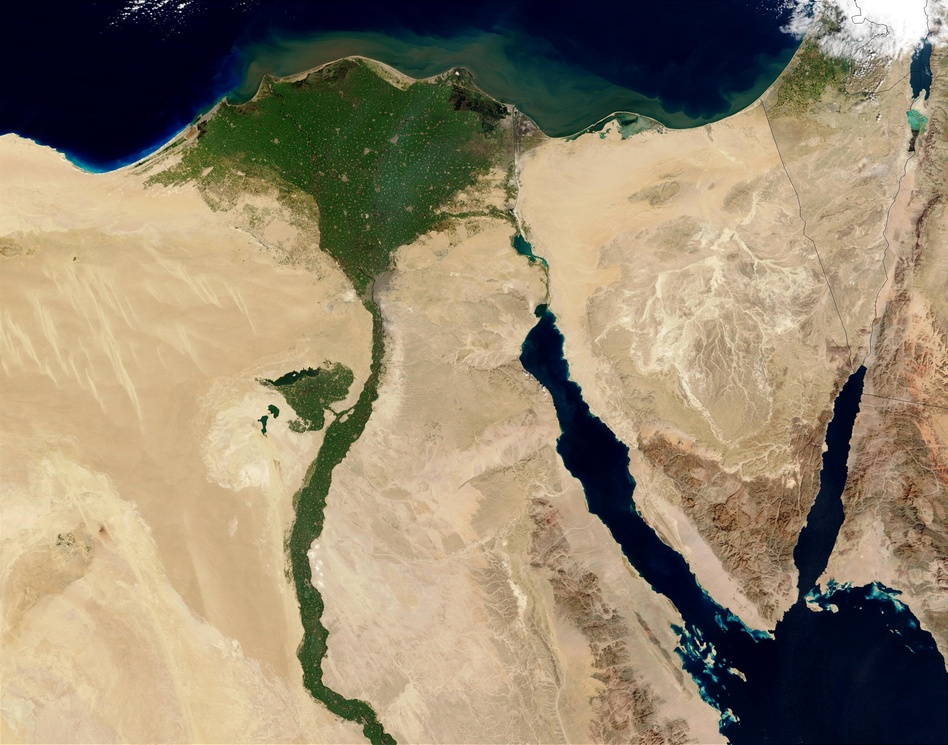
#> input picture legacy/images/Nil.jpg, 948 x 745 px, shrunk from 2800 x 2200 before the run; its folder holds only this picture in this run
$ python 'pencil sketch.py'
#> lines starting #> are read from the running program, lines starting #| are printed output that depends on the picture
# -*- coding: utf-8 -*-

# Программа, которая превращает любое изображение в карандашный набросок
"""
Статья: https://www.freecodecamp.org/news/sketchify-turn-any-image-into-a-pencil-sketch-with-10-lines-of-code-cf67fa4f68ce/
"""

import os
import cv2
import numpy as np
import imageio
import scipy.ndimage
import matplotlib.pyplot as plt


def view_image(image, title):
    """Функция вывода изображения"""
    cv2.namedWindow(title, cv2.WINDOW_NORMAL)
    cv2.imshow(title, image)
    cv2.waitKey(0)
    cv2.destroyAllWindows()


def grayscale(rgb):
    """Функция применение оттенков серого"""
    return np.dot(rgb[..., :3], [0.299, 0.587, 0.114])


def dodge(front, back):
    """Функция уклонения и слияния"""
    result = front * 255 / (255 - back)
    result[result > 255] = 255
    result[back == 255] = 255
    return result.astype('uint8')


# Для быстроты проведения тестов сделаем цилк, который будет прогонять все изображения по алгоритму
dir_name = "../images/"
test = os.listdir(dir_name)

s = 0
for img in test:
    if img.endswith(".jpg"):
        start_img = imageio.imread(f"images/{img}")
#> start_img is the input picture: shape (745, 948, 3); mean R, G, B 147.8, 134.1, 109.7
        # start_img.shape(196, 160, 30)

        # Применение оттенков серого
        gray_img = grayscale(start_img)
#> in grayscale, `return np.dot(rgb[..., :3], [0.299, 0.587, 0.114])`:
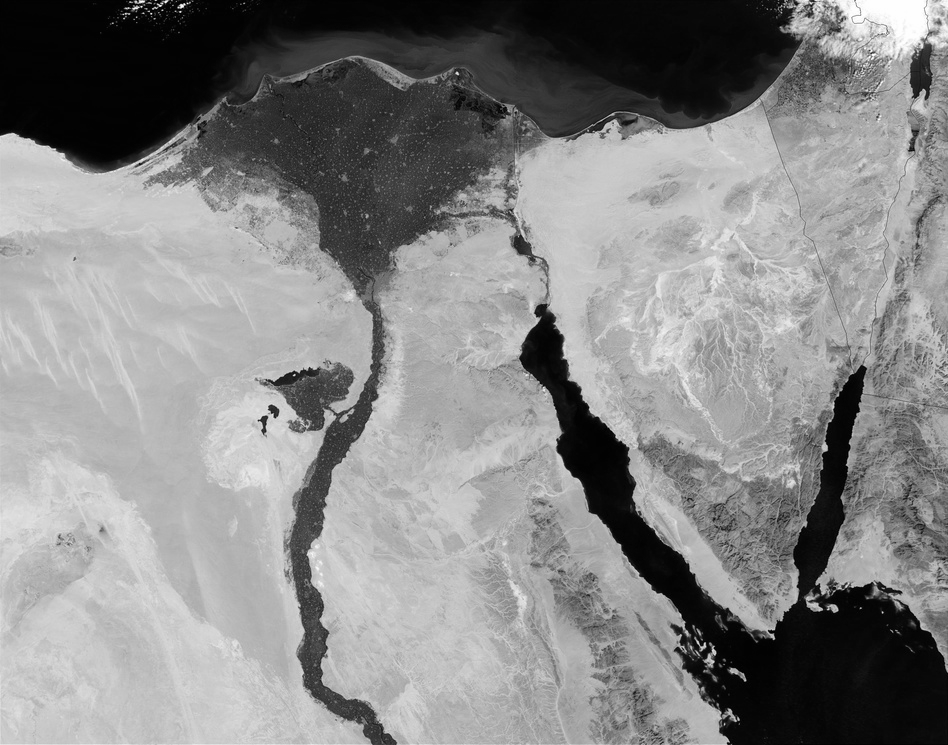
#> returned value: shape (745, 948) float64; min 0.228, max 255, mean 135.4

        # Инвертирование изображения
        inverted_img = 255 - gray_img
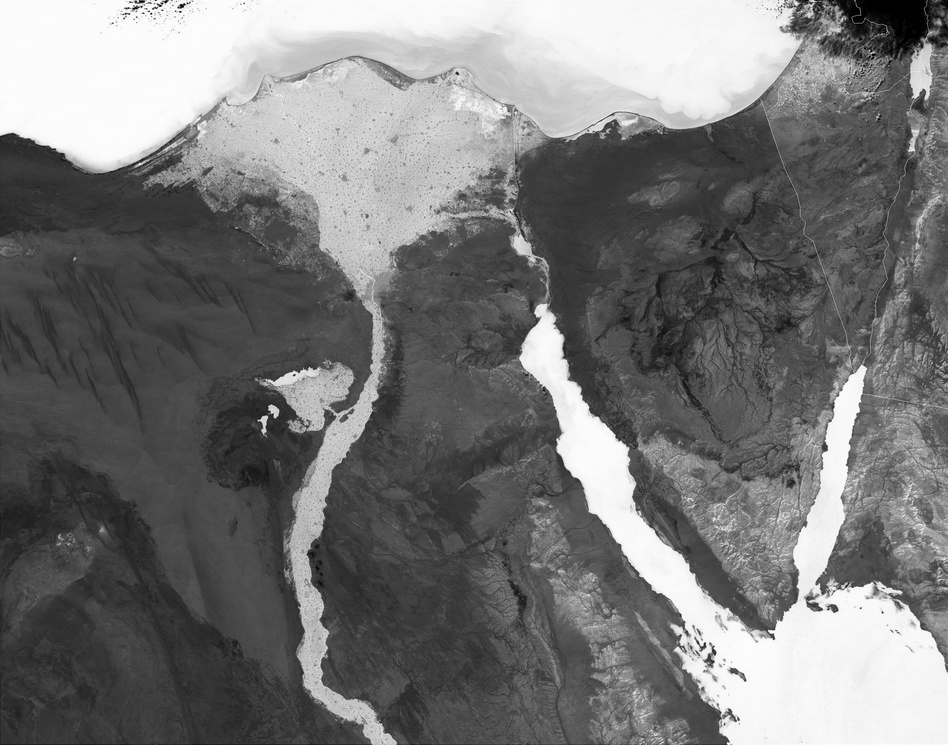
#> inverted_img: shape (745, 948) float64; min 2.84e-14, max 254.8, mean 119.6

        # Размытие изображения
        blur_img = scipy.ndimage.filters.gaussian_filter(inverted_img, sigma=5)
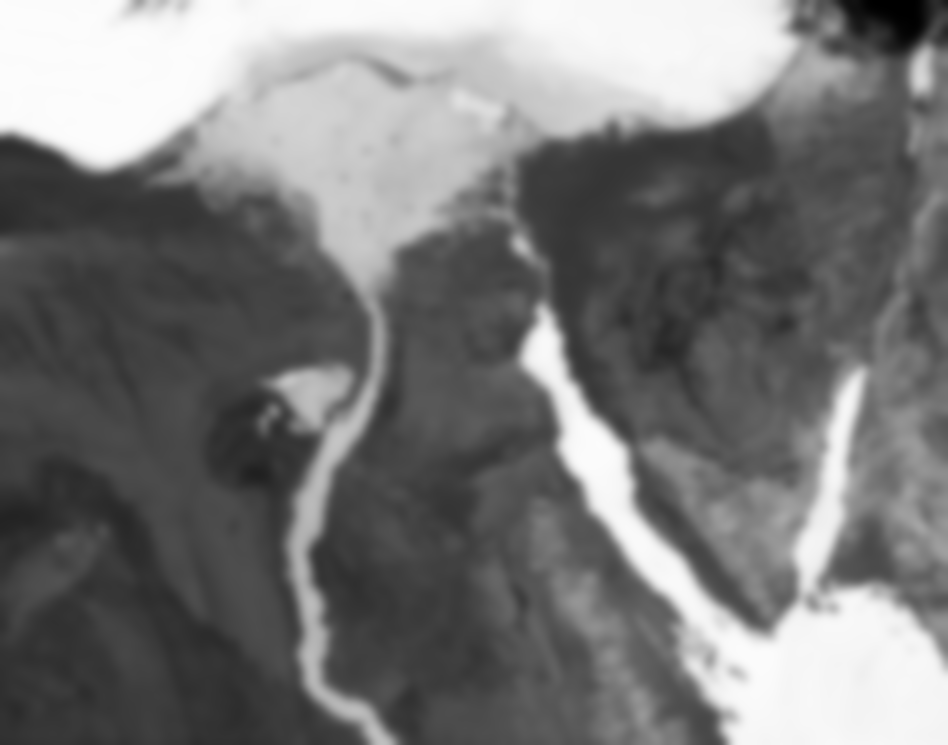
#> blur_img: shape (745, 948) float64; min 0.00826, max 252.6, mean 119.6

        # Уклонение и слияние
        final_img = dodge(blur_img, gray_img)
#> in dodge, `result[result > 255] = 255`:
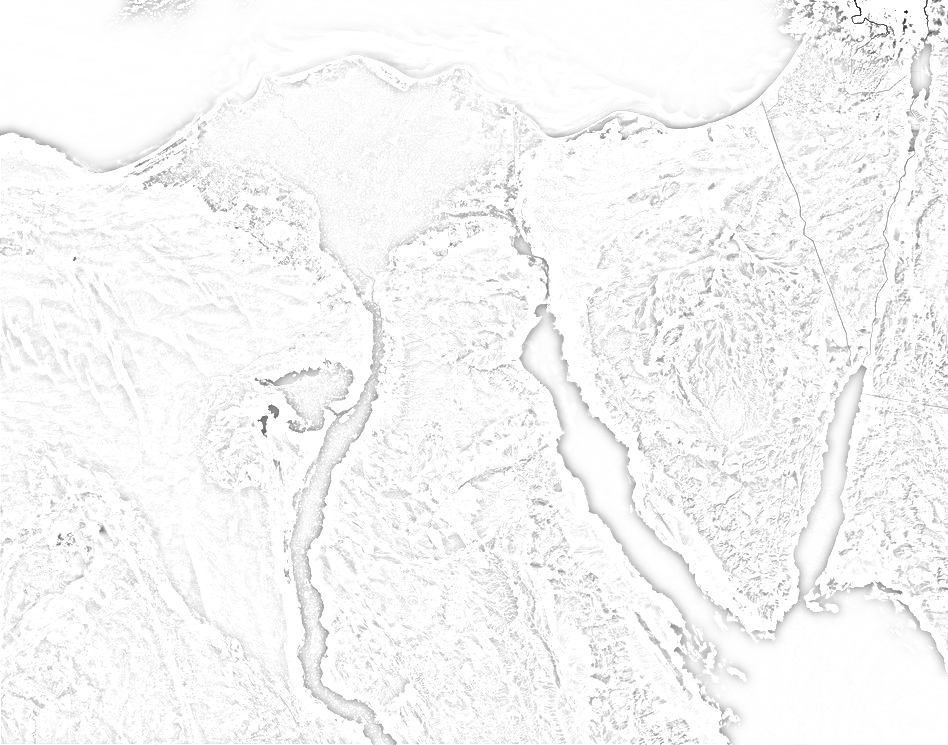
#> result: shape (745, 948) float64; min 34.13, max 255, mean 246.5

        # view_image(final_img, img)
        # from time import sleep
        # sleep(4)

        s += 1
        plt.imshow(final_img, cmap="gray")
        plt.imsave(f'final_images/img{s}.png', final_img, cmap='gray', vmin=0, vmax=255)  # Сохранение

print(s)
